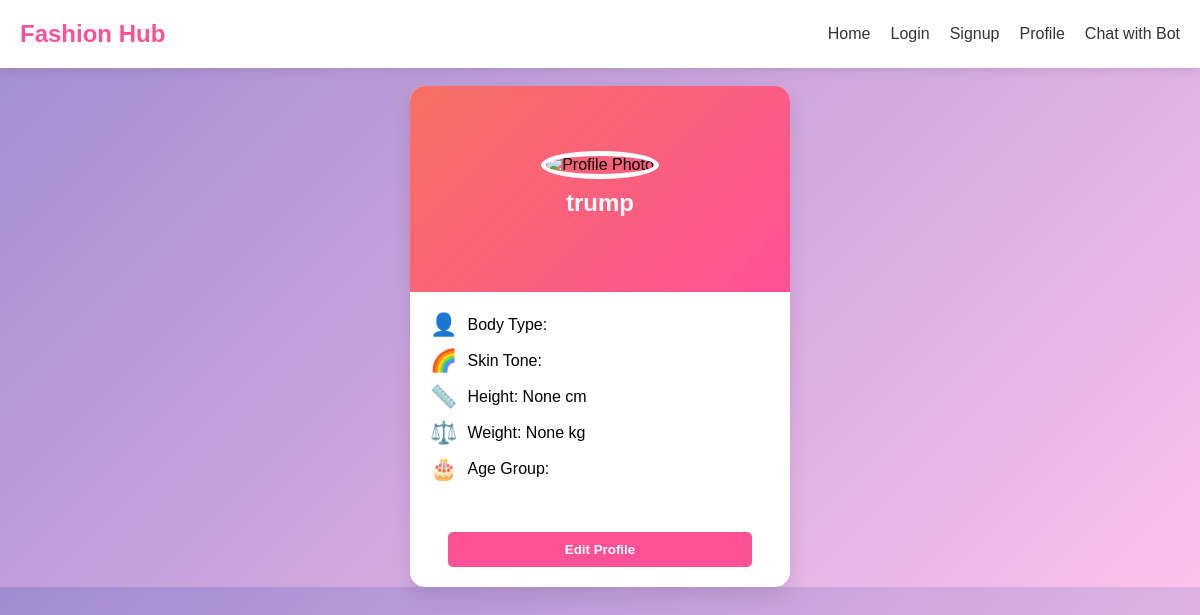
The page /chatbot/profile/ (signed in) on the database as committed earlier.
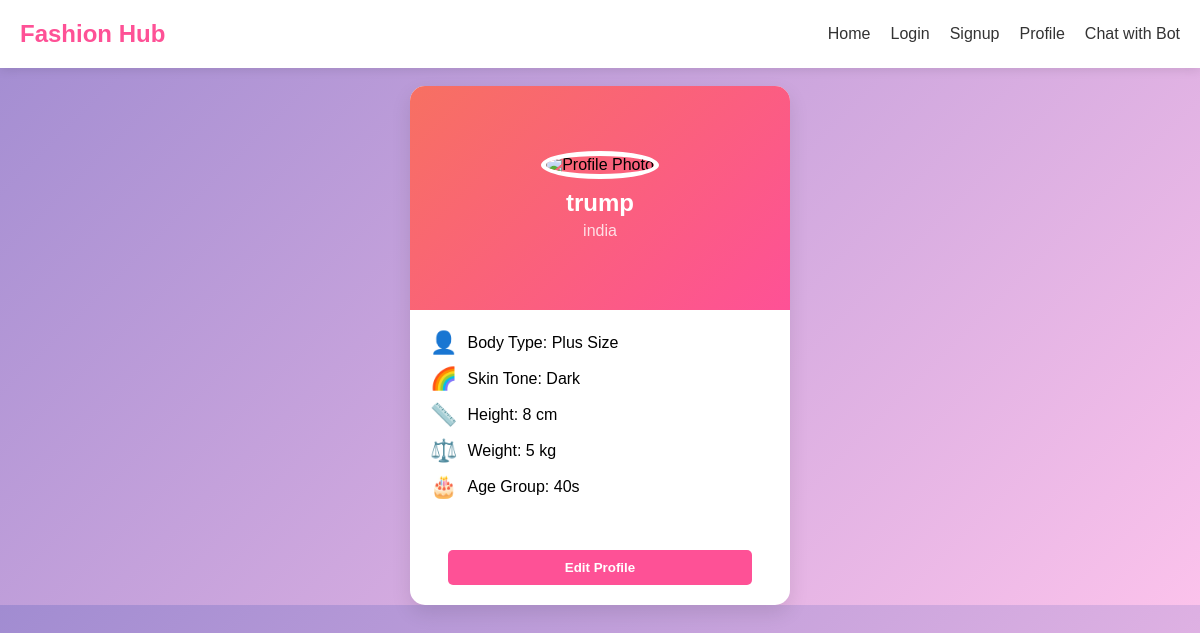
The same page on the database as committed later.
### blog/models.py (models this page shows, shortened)
class Profile(models.Model):
    user = models.OneToOneField(User, on_delete=models.CASCADE)  # Links to the User model
    photo = models.ImageField(upload_to='user_photos/', null=True, blank=True)
    BODY_TYPE_CHOICES = [
        ('Apple', 'Apple'),
        ('Pear', 'Pear'),
        ('Hourglass', 'Hourglass'),
        ('Rectangle', 'Rectangle'),
        ('Curvy', 'Curvy'),
        ('Plus Size', 'Plus Size')
    ]
    SKIN_TONE_CHOICES = [
        ('Fair', 'Fair'),
        ('Medium', 'Medium'),
        ('Olive', 'Olive'),
        ('Dark', 'Dark')
    ]
    AGE_GROUP_CHOICES = [
        ('Teens', 'Teens (13-19)'),
        ('20s', '20s'),
        ('30s', '30s'),
        ('40s', '40s and above')
    ]
    body_type = models.CharField(max_length=20, choices=BODY_TYPE_CHOICES)
    skin_tone = models.CharField(max_length=20, choices=SKIN_TONE_CHOICES)
    height = models.IntegerField(null=True, blank=True)  # Height in cm
    weight = models.IntegerField(null=True, blank=True)  # Weight in kg
    location = models.CharField(max_length=100)  # User's location/climate
    age_group = models.CharField(max_length=20, choices=AGE_GROUP_CHOICES)

### blog/views.py (the view)
# urls.py: path('profile/',views.profile_view,name='profile'),
def profile_view(request):
    profile = Profile.objects.get(user=request.user)  # Get the profile linked to the logged-in user
    return render(request, 'blog/profile.html', {'profile': profile})

### blog/templates/blog/profile.html (shortened to what this page needs)
<!DOCTYPE html>
<html lang="en">
<head>
</head>
<body>
  <nav>
    <div class="logo">Fashion Hub</div>
    <ul class="nav-links">
      <li><a href="home.html">Home</a></li>
      <li><a href="{% url 'login' %}">Login</a></li>
      <li><a href="{% url 'register' %}">Signup</a></li>
      <li><a href="{% url 'profile' %}">Profile</a></li>
      <li><a href="{% url 'chat' %}">Chat with Bot</a></li>
    </ul>
  </nav>
  <br>
  <div class="profile-container">
    <div class="profile-card">
      <div class="profile-header">
        <img src='https://media.cnn.com/api/v1/images/stellar/prod/c-gettyimages-2157143448.jpg?c=16x9&q=w_1280,c_fill' alt="Profile Photo" class="profile-img">
        <h2>{{ profile.user.username }}</h2>
        <p class="location">{{ profile.location }}</p>
      </div>
      <div class="contact-info">
        <div class="info">
          <span class="icon">👤</span>
          <p>Body Type: {{ profile.body_type }}</p>
        </div>
        <div class="info">
          <span class="icon">🌈</span>
          <p>Skin Tone: {{ profile.skin_tone }}</p>
        </div>
        <div class="info">
          <span class="icon">📏</span>
          <p>Height: {{ profile.height }} cm</p>
        </div>
        <div class="info">
          <span class="icon">⚖️</span>
          <p>Weight: {{ profile.weight }} kg</p>
        </div>
        <div class="info">
          <span class="icon">🎂</span>
          <p>Age Group: {{ profile.age_group }}</p>
        </div>
      </div>
      <button class="edit-button"><a href="{% url 'newuser_profile' %}" style="color: white; text-decoration: none;">Edit Profile</a></button>
    </div>
  </div>
</body>
</html>

### blog/templates/blog/profile.html (style rules this page uses)
* { margin: 0; padding: 0; box-sizing: border-box; font-family: 'Poppins', sans-serif; }
body { background: linear-gradient(135deg, #a18cd1, #fbc2eb); display: flex; justify-content: center; align-items: center; flex-direction: column; }
nav { display: flex; justify-content: space-between; align-items: center; padding: 20px; background-color: white; box-shadow: 0 2px 10px rgba(0, 0, 0, 0.1); width: 100%; margin-bottom: auto; }
.logo { font-size: 24px; font-weight: bold; color: #fe5196; }
.nav-links { list-style: none; display: flex; }
.nav-links li { margin-left: 20px; }
.nav-links a { text-decoration: none; color: #333; font-weight: 500; }
.profile-container { display: flex; align-items: center; justify-content: center; }
.profile-card { background: white; width: 380px; border-radius: 15px; box-shadow: 0 8px 20px rgba(0, 0, 0, 0.1); overflow: hidden; display: flex; flex-direction: column; }
.profile-header { background: linear-gradient(135deg, #f77062, #fe5196); text-align: center; padding: 70px; position: relative; }
.profile-img { width: 110px; height: 110px; border-radius: 50%; object-fit: cover; border: 5px solid white; margin-top: -60px; }
.profile-header h2 { margin-top: 10px; color: white; }
.location { color: rgba(255, 255, 255, 0.8); margin-top: 5px; }
.contact-info { padding: 20px; }
.info { display: flex; align-items: center; margin-bottom: 10px; }
.icon { font-size: 22px; margin-right: 10px; color: #fe5196; }
.edit-button { background-color: #fe5196; color: white; padding: 10px; text-align: center; text-decoration: none; border-radius: 5px; margin: 20px auto; width: 80%; border: none; cursor: pointer; font-weight: bold; }

Rows that differ between the two databases and show on the page:
changed Profile "trump": location (not shown) → "india"; body_type (not shown) → "Plus Size"; skin_tone (not shown) → "Dark"; height "None" → "8"; weight "None" → "5"; age_group (not shown) → "40s"
